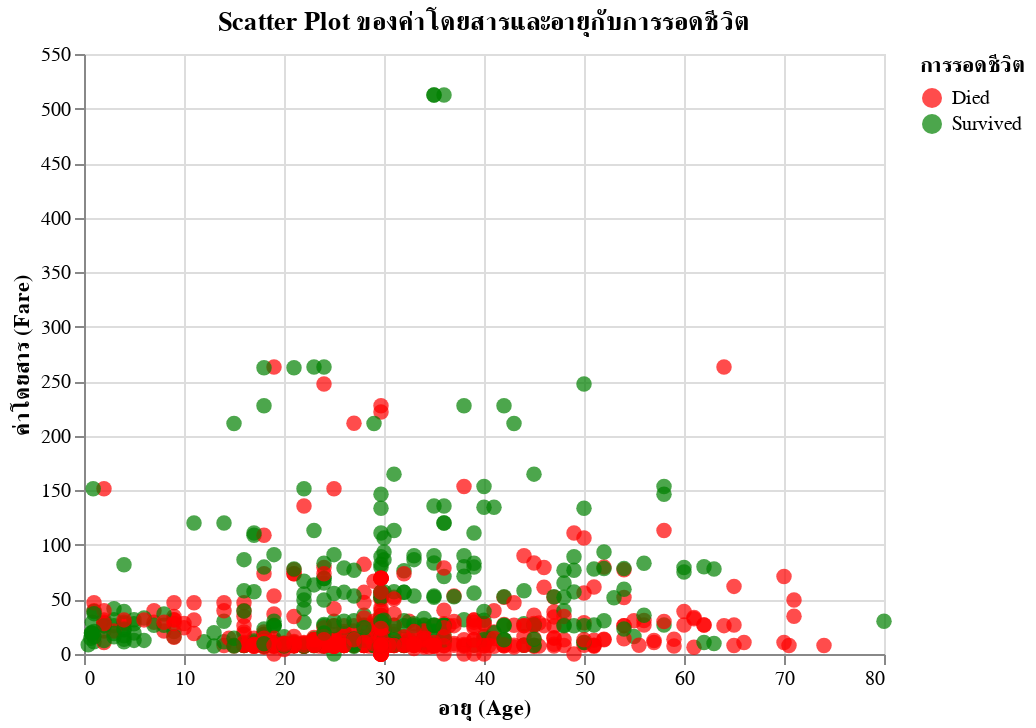

The code cell stored with this chart in its notebook:
### Markdown cell above
###Scatter Plot ของค่าโดยสาร (Fare) และอายุ (Age) กับการรอดชีวิต:

การสร้าง scatter plot ของค่าโดยสารและอายุกับการรอดชีวิตจะช่วยให้เห็นว่ามีความสัมพันธ์ระหว่างสองตัวแปรนี้กับอัตราการรอดชีวิตหรือไม่

### Code cell
import altair as alt

# สร้าง Scatter Plot
scatter_plot = alt.Chart(titanic).mark_circle(size=60).encode(
    y=alt.Y('Fare:Q', title='ค่าโดยสาร (Fare)'),  # Changed alt.y to alt.Y
    x=alt.X('Age:Q', title='อายุ (Age)'),  # Changed alt.x to alt.X
    color=alt.Color('Survived:N', title='การรอดชีวิต', scale=alt.Scale(range=['red', 'green'])),  # ใช้สีเพื่อแสดงการรอดชีวิต
    tooltip=['Fare', 'Age', 'Survived']  # แสดง tooltip เมื่อชี้ที่จุด
).properties(
    title='Scatter Plot ของค่าโดยสารและอายุกับการรอดชีวิต'
)

scatter_plot

### Figure 1 — Vega-Lite specification as saved in the notebook (floating-point values rounded to 4 significant figures; data arrays with more than 128 entries replaced by an {"elided": "..."} marker saying what was removed)
{"config": {"view": {"continuousWidth": 400, "continuousHeight": 300}}, "data": {"name": "data-6db537ffdfbc584faf92c994faa27b67"}, "mark": {"type": "circle", "size": 60}, "encoding": {"color": {"field": "Survived", "scale": {"range": ["red", "green"]}, "title": "การรอดชีวิต", "type": "nominal"}, "tooltip": [{"field": "Fare", "type": "quantitative"}, {"field": "Age", "type": "quantitative"}, {"field": "Survived", "type": "nominal"}], "x": {"field": "Age", "title": "อายุ (Age)", "type": "quantitative"}, "y": {"field": "Fare", "title": "ค่าโดยสาร (Fare)", "type": "quantitative"}}, "title": "Scatter Plot ของค่าโดยสารและอายุกับการรอดชีวิต", "$schema": "https://vega.github.io/schema/vega-lite/v4.17.0.json", "datasets": {"data-6db537ffdfbc584faf92c994faa27b67": {"elided": "891 records"}}}
